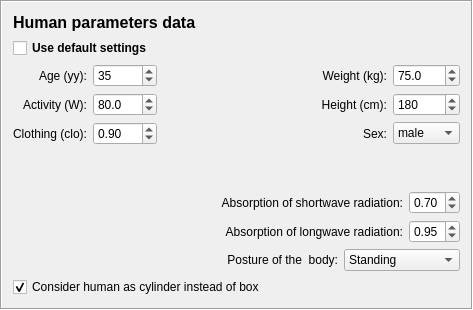
    <widget class="QFrame" name="frame">
     <property name="frameShape">
      <enum>QFrame::Box</enum>
     </property>
     <property name="frameShadow">
      <enum>QFrame::Sunken</enum>
     </property>
     <layout class="QGridLayout" name="gridLayout_5">
      <item row="0" column="0" colspan="2">
       <widget class="QLabel" name="label_13">
        <property name="text">
         <string>&lt;!DOCTYPE HTML PUBLIC &quot;-//W3C//DTD HTML 4.0//EN&quot; &quot;http://www.w3.org/TR/REC-html40/strict.dtd&quot;&gt;
&lt;html&gt;&lt;head&gt;&lt;meta name=&quot;qrichtext&quot; content=&quot;1&quot; /&gt;&lt;style type=&quot;text/css&quot;&gt;
p, li { white-space: pre-wrap; }
&lt;/style&gt;&lt;/head&gt;&lt;body style=&quot; font-family:'MS Shell Dlg 2'; font-size:8pt; font-weight:400; font-style:normal;&quot;&gt;
&lt;p style=&quot; margin-top:0px; margin-bottom:0px; margin-left:0px; margin-right:0px; -qt-block-indent:0; text-indent:0px;&quot;&gt;&lt;span style=&quot; font-size:12pt; font-weight:600;&quot;&gt;Human parameters data&lt;/span&gt;&lt;/p&gt;&lt;/body&gt;&lt;/html&gt;</string>
        </property>
       </widget>
      </item>
      <item row="6" column="0" colspan="2">
       <widget class="QCheckBox" name="CheckBoxBox">
        <property name="enabled">
         <bool>true</bool>
        </property>
        <property name="toolTip">
         <string>Consider human as cylinder instead of box ||Tick this box to consider man as a cylinder instead of a box according to Holmer at al. (2015).</string>
        </property>
        <property name="text">
         <string>Consider human as cylinder instead of box</string>
        </property>
        <property name="checked">
         <bool>true</bool>
        </property>
       </widget>
      </item>
      <item row="1" column="0">
       <widget class="QCheckBox" name="CheckBoxHumanDefault">
        <property name="enabled">
         <bool>true</bool>
        </property>
        <property name="font">
         <font>
          <weight>75</weight>
          <bold>true</bold>
         </font>
        </property>
        <property name="toolTip">
         <string>&lt;html&gt;&lt;head/&gt;&lt;body&gt;&lt;p&gt;Tick this in if a time series of data should be used. The specific format could be prepared in the UMEP Pre-processor. &lt;/p&gt;&lt;/body&gt;&lt;/html&gt;</string>
        </property>
        <property name="text">
         <string>Use default settings</string>
        </property>
        <property name="checked">
         <bool>false</bool>
        </property>
       </widget>
      </item>
      <item row="5" column="1">
       <layout class="QGridLayout" name="gridLayout_4">
        <item row="0" column="0">
         <widget class="QLabel" name="label_23">
          <property name="enabled">
           <bool>true</bool>
          </property>
          <property name="text">
           <string>Posture of the  body:</string>
          </property>
          <property name="textFormat">
           <enum>Qt::PlainText</enum>
          </property>
          <property name="alignment">
           <set>Qt::AlignRight|Qt::AlignTrailing|Qt::AlignVCenter</set>
          </property>
         </widget>
        </item>
        <item row="0" column="1">
         <widget class="QComboBox" name="comboBox_posture">
          <property name="enabled">
           <bool>true</bool>
          </property>
          <property name="toolTip">
           <string>Choose between standing (default) and sitting.</string>
          </property>
          <property name="whatsThis">
           <string>A raster Digital surface Model consisting of ground and building heights</string>
          </property>
          <item>
           <property name="text">
            <string>Standing</string>
           </property>
          </item>
          <item>
           <property name="text">
            <string>Sitting</string>
           </property>
          </item>
         </widget>
        </item>
       </layout>
      </item>
      <item row="4" column="1">
       <layout class="QGridLayout" name="gridLayout_3">
        <item row="0" column="0">
         <widget class="QLabel" name="label_7">
          <property name="enabled">
           <bool>true</bool>
          </property>
          <property name="text">
           <string>Absorption of shortwave radiation:</string>
          </property>
          <property name="textFormat">
           <enum>Qt::PlainText</enum>
          </property>
          <property name="alignment">
           <set>Qt::AlignRight|Qt::AlignTrailing|Qt::AlignVCenter</set>
          </property>
         </widget>
        </item>
        <item row="0" column="1">
         <widget class="QDoubleSpinBox" name="doubleSpinBoxShortwaveHuman">
          <property name="enabled">
           <bool>true</bool>
          </property>
          <property name="toolTip">
           <string>Amount of shortwave radiation that the human body absorb.</string>
          </property>
          <property name="decimals">
           <number>2</number>
          </property>
          <property name="maximum">
           <double>1.000000000000000</double>
          </property>
          <property name="singleStep">
           <double>0.010000000000000</double>
          </property>
          <property name="value">
           <double>0.700000000000000</double>
          </property>
         </widget>
        </item>
        <item row="1" column="0">
         <widget class="QLabel" name="label_22">
          <property name="enabled">
           <bool>true</bool>
          </property>
          <property name="text">
           <string>Absorption of longwave radiation:</string>
          </property>
          <property name="textFormat">
           <enum>Qt::PlainText</enum>
          </property>
          <property name="alignment">
           <set>Qt::AlignRight|Qt::AlignTrailing|Qt::AlignVCenter</set>
          </property>
         </widget>
        </item>
        <item row="1" column="1">
         <widget class="QDoubleSpinBox" name="doubleSpinBoxLongwaveHuman">
          <property name="enabled">
           <bool>true</bool>
          </property>
          <property name="toolTip">
           <string>Amount of longwave radiation that the human body absorb.</string>
          </property>
          <property name="decimals">
           <number>2</number>
          </property>
          <property name="maximum">
           <double>1.000000000000000</double>
          </property>
          <property name="singleStep">
           <double>0.010000000000000</double>
          </property>
          <property name="value">
           <double>0.950000000000000</double>
          </property>
         </widget>
        </item>
       </layout>
      </item>
      <item row="2" column="0" colspan="2">
       <layout class="QGridLayout" name="gridLayout_19">
        <item row="2" column="2">
         <widget class="QDoubleSpinBox" name="doubleSpinBoxClo">
          <property name="enabled">
           <bool>true</bool>
          </property>
          <property name="toolTip">
           <string>Amount of longwave radiation that the human body absorb.</string>
          </property>
          <property name="decimals">
           <number>2</number>
          </property>
          <property name="maximum">
           <double>10.000000000000000</double>
          </property>
          <property name="singleStep">
           <double>0.050000000000000</double>
          </property>
          <property name="value">
           <double>0.900000000000000</double>
          </property>
         </widget>
        </item>
        <item row="1" column="5">
         <widget class="QDoubleSpinBox" name="doubleSpinBoxHeight">
          <property name="enabled">
           <bool>true</bool>
          </property>
          <property name="decimals">
           <number>0</number>
          </property>
          <property name="maximum">
           <double>300.000000000000000</double>
          </property>
          <property name="value">
           <double>180.000000000000000</double>
          </property>
         </widget>
        </item>
        <item row="1" column="2">
         <widget class="QDoubleSpinBox" name="doubleSpinBoxActivity">
          <property name="enabled">
           <bool>true</bool>
          </property>
          <property name="toolTip">
           <string>Amount of shortwave radiation that the human body absorb.</string>
          </property>
          <property name="decimals">
           <number>1</number>
          </property>
          <property name="maximum">
           <double>1000.000000000000000</double>
          </property>
          <property name="singleStep">
           <double>1.000000000000000</double>
          </property>
          <property name="value">
           <double>80.000000000000000</double>
          </property>
         </widget>
        </item>
        <item row="0" column="5">
         <widget class="QDoubleSpinBox" name="doubleSpinBoxWeight">
          <property name="enabled">
           <bool>true</bool>
          </property>
          <property name="decimals">
           <number>1</number>
          </property>
          <property name="maximum">
           <double>400.000000000000000</double>
          </property>
          <property name="value">
           <double>75.000000000000000</double>
          </property>
         </widget>
        </item>
        <item row="0" column="1">
         <widget class="QLabel" name="label_43">
          <property name="enabled">
           <bool>true</bool>
          </property>
          <property name="text">
           <string>Age (yy):</string>
          </property>
          <property name="textFormat">
           <enum>Qt::PlainText</enum>
          </property>
          <property name="alignment">
           <set>Qt::AlignRight|Qt::AlignTrailing|Qt::AlignVCenter</set>
          </property>
         </widget>
        </item>
        <item row="1" column="1">
         <widget class="QLabel" name="label_46">
          <property name="enabled">
           <bool>true</bool>
          </property>
          <property name="text">
           <string>Activity (W):</string>
          </property>
          <property name="textFormat">
           <enum>Qt::PlainText</enum>
          </property>
          <property name="alignment">
           <set>Qt::AlignRight|Qt::AlignTrailing|Qt::AlignVCenter</set>
          </property>
         </widget>
        </item>
        <item row="2" column="1">
         <widget class="QLabel" name="label_44">
          <property name="enabled">
           <bool>true</bool>
          </property>
          <property name="text">
           <string>Clothing (clo):</string>
          </property>
          <property name="textFormat">
           <enum>Qt::PlainText</enum>
          </property>
          <property name="alignment">
           <set>Qt::AlignRight|Qt::AlignTrailing|Qt::AlignVCenter</set>
          </property>
         </widget>
        </item>
        <item row="1" column="4">
         <widget class="QLabel" name="label_42">
          <property name="enabled">
           <bool>true</bool>
          </property>
          <property name="text">
           <string>Height (cm):</string>
          </property>
          <property name="textFormat">
           <enum>Qt::PlainText</enum>
          </property>
          <property name="alignment">
           <set>Qt::AlignRight|Qt::AlignTrailing|Qt::AlignVCenter</set>
          </property>
         </widget>
        </item>
        <item row="0" column="4">
         <widget class="QLabel" name="label_37">
          <property name="enabled">
           <bool>true</bool>
          </property>
          <property name="text">
           <string>Weight (kg):</string>
          </property>
          <property name="textFormat">
           <enum>Qt::PlainText</enum>
          </property>
          <property name="alignment">
           <set>Qt::AlignRight|Qt::AlignTrailing|Qt::AlignVCenter</set>
          </property>
         </widget>
        </item>
        <item row="0" column="2">
         <widget class="QDoubleSpinBox" name="doubleSpinBoxAge">
          <property name="enabled">
           <bool>true</bool>
          </property>
          <property name="decimals">
           <number>0</number>
          </property>
          <property name="maximum">
           <double>110.000000000000000</double>
          </property>
          <property name="value">
           <double>35.000000000000000</double>
          </property>
         </widget>
        </item>
        <item row="1" column="3">
         <spacer name="horizontalSpacer_3">
          <property name="orientation">
           <enum>Qt::Horizontal</enum>
          </property>
          <property name="sizeHint" stdset="0">
           <size>
            <width>158</width>
            <height>17</height>
           </size>
          </property>
         </spacer>
        </item>
        <item row="2" column="5">
         <widget class="QComboBox" name="comboBoxGender">
          <property name="enabled">
           <bool>true</bool>
          </property>
          <property name="toolTip">
           <string>Choose between standing (default) and sitting.</string>
          </property>
          <property name="whatsThis">
           <string>A raster Digital surface Model consisting of ground and building heights</string>
          </property>
          <item>
           <property name="text">
            <string>male</string>
           </property>
          </item>
          <item>
           <property name="text">
            <string>female</string>
           </property>
          </item>
         </widget>
        </item>
        <item row="2" column="4">
         <widget class="QLabel" name="label_45">
          <property name="enabled">
           <bool>true</bool>
          </property>
          <property name="text">
           <string>Sex:</string>
          </property>
          <property name="textFormat">
           <enum>Qt::PlainText</enum>
          </property>
          <property name="alignment">
           <set>Qt::AlignRight|Qt::AlignTrailing|Qt::AlignVCenter</set>
          </property>
         </widget>
        </item>
       </layout>
      </item>
      <item row="3" column="0">
       <spacer name="verticalSpacer_4">
        <property name="orientation">
         <enum>Qt::Vertical</enum>
        </property>
        <property name="sizeHint" stdset="0">
         <size>
          <width>20</width>
          <height>40</height>
         </size>
        </property>
       </spacer>
      </item>
     </layout>
    </widget>
